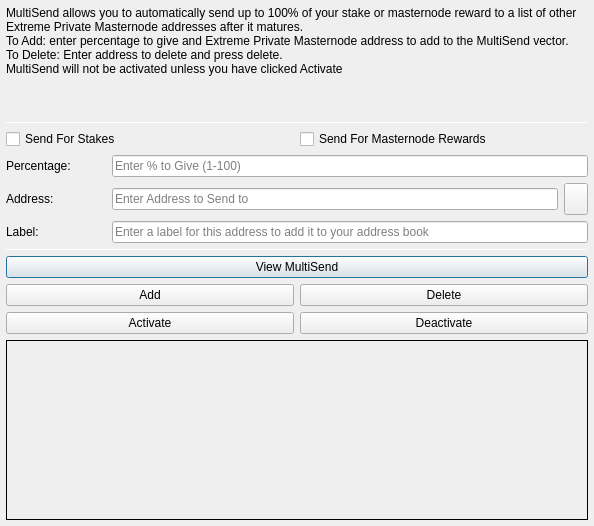
<?xml version="1.0" encoding="UTF-8"?>
<ui version="4.0">
 <class>MultiSendDialog</class>
 <widget class="QDialog" name="MultiSendDialog">
  <property name="windowModality">
   <enum>Qt::NonModal</enum>
  </property>
  <property name="geometry">
   <rect>
    <x>0</x>
    <y>0</y>
    <width>594</width>
    <height>526</height>
   </rect>
  </property>
  <property name="windowTitle">
   <string>MultiSend</string>
  </property>
  <layout class="QVBoxLayout" name="verticalLayout" stretch="0">
   <property name="margin">
    <number>6</number>
   </property>
   <item>
    <layout class="QVBoxLayout" name="verticalLayout_Main" stretch="1,1,1,0,1,1,1">
     <item>
      <widget class="QLabel" name="label_2">
       <property name="lineWidth">
        <number>1</number>
       </property>
       <property name="text">
        <string>MultiSend allows you to automatically send up to 100% of your stake or masternode reward to a list of other Extreme Private Masternode addresses after it matures.
To Add: enter percentage to give and Extreme Private Masternode address to add to the MultiSend vector.
To Delete: Enter address to delete and press delete.
MultiSend will not be activated unless you have clicked Activate</string>
       </property>
       <property name="alignment">
        <set>Qt::AlignLeading|Qt::AlignLeft|Qt::AlignTop</set>
       </property>
       <property name="wordWrap">
        <bool>true</bool>
       </property>
      </widget>
     </item>
     <item>
      <widget class="Line" name="line">
       <property name="minimumSize">
        <size>
         <width>0</width>
         <height>1</height>
        </size>
       </property>
       <property name="maximumSize">
        <size>
         <width>16777215</width>
         <height>1</height>
        </size>
       </property>
       <property name="orientation">
        <enum>Qt::Horizontal</enum>
       </property>
      </widget>
     </item>
     <item>
      <layout class="QVBoxLayout" name="verticalLayout_Settings">
       <item>
        <layout class="QHBoxLayout" name="horizontalLayout">
         <item>
          <widget class="QCheckBox" name="multiSendStakeCheckBox">
           <property name="text">
            <string>Send For Stakes</string>
           </property>
          </widget>
         </item>
         <item>
          <widget class="QCheckBox" name="multiSendMasternodeCheckBox">
           <property name="text">
            <string>Send For Masternode Rewards</string>
           </property>
          </widget>
         </item>
        </layout>
       </item>
       <item>
        <layout class="QHBoxLayout" name="horizontalLayout_6">
         <item>
          <widget class="QLabel" name="label">
           <property name="minimumSize">
            <size>
             <width>100</width>
             <height>0</height>
            </size>
           </property>
           <property name="toolTip">
            <string>Percentage of stake to send</string>
           </property>
           <property name="text">
            <string>Percentage:</string>
           </property>
          </widget>
         </item>
         <item>
          <widget class="QLineEdit" name="multiSendPercentEdit">
           <property name="toolTip">
            <string>Enter whole numbers 1 - 100</string>
           </property>
           <property name="placeholderText">
            <string>Enter % to Give (1-100)</string>
           </property>
          </widget>
         </item>
        </layout>
       </item>
       <item>
        <layout class="QHBoxLayout" name="horizontalLayout_7">
         <item>
          <widget class="QLabel" name="label_5">
           <property name="minimumSize">
            <size>
             <width>100</width>
             <height>0</height>
            </size>
           </property>
           <property name="toolTip">
            <string>Address to send portion of stake to</string>
           </property>
           <property name="text">
            <string>Address:</string>
           </property>
          </widget>
         </item>
         <item>
          <widget class="QLineEdit" name="multiSendAddressEdit">
           <property name="toolTip">
            <string/>
           </property>
           <property name="placeholderText">
            <string>Enter Address to Send to</string>
           </property>
          </widget>
         </item>
         <item>
          <widget class="QToolButton" name="addressBookButton">
           <property name="maximumSize">
            <size>
             <width>16777215</width>
             <height>32</height>
            </size>
           </property>
           <property name="toolTip">
            <string>Choose an address from the address book</string>
           </property>
           <property name="text">
            <string/>
           </property>
           <property name="icon">
            <iconset resource="../extreme_private_masternode.qrc">
             <normaloff>:/icons/address-book</normaloff>:/icons/address-book</iconset>
           </property>
           <property name="shortcut">
            <string>Alt+A</string>
           </property>
          </widget>
         </item>
        </layout>
       </item>
      </layout>
     </item>
     <item>
      <layout class="QHBoxLayout" name="horizontalLayout_3">
       <item>
        <widget class="QLabel" name="label_3">
         <property name="minimumSize">
          <size>
           <width>100</width>
           <height>0</height>
          </size>
         </property>
         <property name="text">
          <string>Label:</string>
         </property>
        </widget>
       </item>
       <item>
        <widget class="QLineEdit" name="labelAddressLabelEdit">
         <property name="placeholderText">
          <string>Enter a label for this address to add it to your address book</string>
         </property>
        </widget>
       </item>
      </layout>
     </item>
     <item>
      <widget class="Line" name="line_2">
       <property name="minimumSize">
        <size>
         <width>0</width>
         <height>1</height>
        </size>
       </property>
       <property name="maximumSize">
        <size>
         <width>16777215</width>
         <height>1</height>
        </size>
       </property>
       <property name="orientation">
        <enum>Qt::Horizontal</enum>
       </property>
      </widget>
     </item>
     <item>
      <layout class="QVBoxLayout" name="verticalLayout_Buttons">
       <item>
        <layout class="QHBoxLayout" name="horizontalLayout_4">
         <item>
          <widget class="QPushButton" name="viewButton">
           <property name="toolTip">
            <string/>
           </property>
           <property name="statusTip">
            <string>View MultiSend Vector</string>
           </property>
           <property name="text">
            <string>View MultiSend</string>
           </property>
          </widget>
         </item>
        </layout>
       </item>
       <item>
        <layout class="QHBoxLayout" name="horizontalLayout_2">
         <item>
          <widget class="QPushButton" name="addButton">
           <property name="toolTip">
            <string/>
           </property>
           <property name="statusTip">
            <string>Add to MultiSend Vector</string>
           </property>
           <property name="text">
            <string>Add</string>
           </property>
          </widget>
         </item>
         <item>
          <widget class="QPushButton" name="deleteButton">
           <property name="toolTip">
            <string/>
           </property>
           <property name="statusTip">
            <string>Delete Address From MultiSend Vector</string>
           </property>
           <property name="text">
            <string>Delete</string>
           </property>
          </widget>
         </item>
        </layout>
       </item>
       <item>
        <layout class="QHBoxLayout" name="horizontalLayout_5">
         <item>
          <widget class="QPushButton" name="activateButton">
           <property name="statusTip">
            <string>Activate MultiSend</string>
           </property>
           <property name="text">
            <string>Activate</string>
           </property>
          </widget>
         </item>
         <item>
          <widget class="QPushButton" name="disableButton">
           <property name="statusTip">
            <string>Deactivate MultiSend</string>
           </property>
           <property name="text">
            <string>Deactivate</string>
           </property>
          </widget>
         </item>
        </layout>
       </item>
      </layout>
     </item>
     <item>
      <widget class="QLabel" name="message">
       <property name="minimumSize">
        <size>
         <width>0</width>
         <height>180</height>
        </size>
       </property>
       <property name="frameShape">
        <enum>QFrame::Panel</enum>
       </property>
       <property name="frameShadow">
        <enum>QFrame::Plain</enum>
       </property>
       <property name="lineWidth">
        <number>1</number>
       </property>
       <property name="midLineWidth">
        <number>1</number>
       </property>
       <property name="text">
        <string/>
       </property>
       <property name="alignment">
        <set>Qt::AlignLeading|Qt::AlignLeft|Qt::AlignTop</set>
       </property>
       <property name="wordWrap">
        <bool>true</bool>
       </property>
      </widget>
     </item>
    </layout>
   </item>
  </layout>
 </widget>
 <resources>
  <include location="../extreme_private_masternode.qrc"/>
 </resources>
 <connections/>
</ui>
